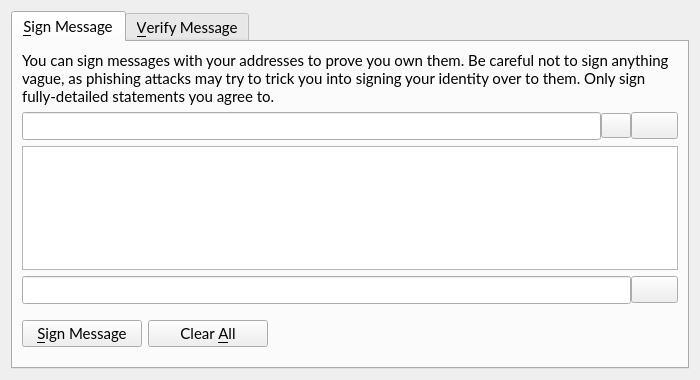
<?xml version="1.0" encoding="UTF-8"?>
<ui version="4.0">
 <class>SignVerifyMessageDialog</class>
 <widget class="QDialog" name="SignVerifyMessageDialog">
  <property name="geometry">
   <rect>
    <x>0</x>
    <y>0</y>
    <width>700</width>
    <height>380</height>
   </rect>
  </property>
  <property name="font">
   <font>
    <family>Lato</family>
    <pointsize>11</pointsize>
   </font>
  </property>
  <property name="windowTitle">
   <string>Signatures - Sign / Verify a Message</string>
  </property>
  <property name="modal">
   <bool>true</bool>
  </property>
  <layout class="QVBoxLayout" name="verticalLayout">
   <item>
    <widget class="QTabWidget" name="tabWidget">
     <property name="font">
      <font>
       <family>Lato</family>
      </font>
     </property>
     <property name="currentIndex">
      <number>0</number>
     </property>
     <widget class="QWidget" name="tabSignMessage">
      <attribute name="title">
       <string>&amp;Sign Message</string>
      </attribute>
      <layout class="QVBoxLayout" name="verticalLayout_SM">
       <item>
        <widget class="QLabel" name="infoLabel_SM">
         <property name="font">
          <font>
           <family>Lato</family>
           <pointsize>11</pointsize>
          </font>
         </property>
         <property name="text">
          <string>You can sign messages with your addresses to prove you own them. Be careful not to sign anything vague, as phishing attacks may try to trick you into signing your identity over to them. Only sign fully-detailed statements you agree to.</string>
         </property>
         <property name="textFormat">
          <enum>Qt::PlainText</enum>
         </property>
         <property name="wordWrap">
          <bool>true</bool>
         </property>
        </widget>
       </item>
       <item>
        <layout class="QHBoxLayout" name="horizontalLayout_1_SM">
         <property name="spacing">
          <number>0</number>
         </property>
         <item>
          <widget class="QValidatedLineEdit" name="addressIn_SM">
           <property name="font">
            <font>
             <pointsize>12</pointsize>
            </font>
           </property>
           <property name="toolTip">
            <string>The address to sign the message with (e.g. VTHZfUg11wEJmSgBLUcmCKGYekuqFcGHQq)</string>
           </property>
           <property name="maxLength">
            <number>34</number>
           </property>
          </widget>
         </item>
         <item>
          <widget class="QPushButton" name="addressBookButton_SM">
           <property name="minimumSize">
            <size>
             <width>25</width>
             <height>25</height>
            </size>
           </property>
           <property name="font">
            <font>
             <family>Lato</family>
             <pointsize>6</pointsize>
            </font>
           </property>
           <property name="toolTip">
            <string>Choose an address from the address book</string>
           </property>
           <property name="styleSheet">
            <string notr="true"/>
           </property>
           <property name="text">
            <string/>
           </property>
           <property name="icon">
            <iconset resource="../bitcoin.qrc">
             <normaloff>:/icons/address-book</normaloff>:/icons/address-book</iconset>
           </property>
           <property name="iconSize">
            <size>
             <width>18</width>
             <height>18</height>
            </size>
           </property>
           <property name="shortcut">
            <string>Alt+A</string>
           </property>
           <property name="autoDefault">
            <bool>false</bool>
           </property>
          </widget>
         </item>
         <item>
          <widget class="QPushButton" name="pasteButton_SM">
           <property name="minimumSize">
            <size>
             <width>25</width>
             <height>25</height>
            </size>
           </property>
           <property name="toolTip">
            <string>Paste address from clipboard</string>
           </property>
           <property name="styleSheet">
            <string notr="true"/>
           </property>
           <property name="text">
            <string/>
           </property>
           <property name="icon">
            <iconset resource="../bitcoin.qrc">
             <normaloff>:/icons/editpaste</normaloff>:/icons/editpaste</iconset>
           </property>
           <property name="iconSize">
            <size>
             <width>12</width>
             <height>12</height>
            </size>
           </property>
           <property name="shortcut">
            <string>Alt+P</string>
           </property>
           <property name="autoDefault">
            <bool>false</bool>
           </property>
          </widget>
         </item>
        </layout>
       </item>
       <item>
        <widget class="QPlainTextEdit" name="messageIn_SM">
         <property name="toolTip">
          <string>Enter the message you want to sign here</string>
         </property>
        </widget>
       </item>
       <item>
        <layout class="QHBoxLayout" name="horizontalLayout_2_SM">
         <property name="spacing">
          <number>0</number>
         </property>
         <item>
          <widget class="QLineEdit" name="signatureOut_SM">
           <property name="font">
            <font>
             <pointsize>12</pointsize>
             <italic>true</italic>
            </font>
           </property>
           <property name="readOnly">
            <bool>true</bool>
           </property>
          </widget>
         </item>
         <item>
          <widget class="QPushButton" name="copySignatureButton_SM">
           <property name="minimumSize">
            <size>
             <width>25</width>
             <height>25</height>
            </size>
           </property>
           <property name="toolTip">
            <string>Copy the current signature to the system clipboard</string>
           </property>
           <property name="styleSheet">
            <string notr="true"/>
           </property>
           <property name="text">
            <string/>
           </property>
           <property name="icon">
            <iconset resource="../bitcoin.qrc">
             <normaloff>:/icons/editcopy</normaloff>:/icons/editcopy</iconset>
           </property>
           <property name="iconSize">
            <size>
             <width>12</width>
             <height>12</height>
            </size>
           </property>
           <property name="autoDefault">
            <bool>false</bool>
           </property>
          </widget>
         </item>
        </layout>
       </item>
       <item>
        <layout class="QHBoxLayout" name="horizontalLayout_3_SM">
         <item>
          <widget class="QPushButton" name="signMessageButton_SM">
           <property name="minimumSize">
            <size>
             <width>120</width>
             <height>25</height>
            </size>
           </property>
           <property name="font">
            <font>
             <pointsize>11</pointsize>
            </font>
           </property>
           <property name="toolTip">
            <string>Sign the message to prove you own this VeriCoin address</string>
           </property>
           <property name="styleSheet">
            <string notr="true"/>
           </property>
           <property name="text">
            <string>&amp;Sign Message</string>
           </property>
           <property name="icon">
            <iconset resource="../bitcoin.qrc">
             <normaloff>:/icons/editButton</normaloff>:/icons/editButton</iconset>
           </property>
           <property name="iconSize">
            <size>
             <width>12</width>
             <height>12</height>
            </size>
           </property>
           <property name="autoDefault">
            <bool>false</bool>
           </property>
          </widget>
         </item>
         <item>
          <widget class="QPushButton" name="clearButton_SM">
           <property name="minimumSize">
            <size>
             <width>120</width>
             <height>25</height>
            </size>
           </property>
           <property name="font">
            <font>
             <pointsize>11</pointsize>
            </font>
           </property>
           <property name="toolTip">
            <string>Reset all sign message fields</string>
           </property>
           <property name="styleSheet">
            <string notr="true"/>
           </property>
           <property name="text">
            <string>Clear &amp;All</string>
           </property>
           <property name="icon">
            <iconset resource="../bitcoin.qrc">
             <normaloff>:/icons/remove</normaloff>:/icons/remove</iconset>
           </property>
           <property name="iconSize">
            <size>
             <width>12</width>
             <height>12</height>
            </size>
           </property>
           <property name="autoDefault">
            <bool>false</bool>
           </property>
          </widget>
         </item>
         <item>
          <spacer name="horizontalSpacer_1_SM">
           <property name="orientation">
            <enum>Qt::Horizontal</enum>
           </property>
           <property name="sizeHint" stdset="0">
            <size>
             <width>40</width>
             <height>48</height>
            </size>
           </property>
          </spacer>
         </item>
         <item>
          <widget class="QLabel" name="statusLabel_SM">
           <property name="font">
            <font>
             <weight>75</weight>
             <bold>true</bold>
            </font>
           </property>
           <property name="text">
            <string/>
           </property>
           <property name="wordWrap">
            <bool>true</bool>
           </property>
          </widget>
         </item>
         <item>
          <spacer name="horizontalSpacer_2_SM">
           <property name="orientation">
            <enum>Qt::Horizontal</enum>
           </property>
           <property name="sizeHint" stdset="0">
            <size>
             <width>40</width>
             <height>48</height>
            </size>
           </property>
          </spacer>
         </item>
        </layout>
       </item>
      </layout>
     </widget>
     <widget class="QWidget" name="tabVerifyMessage">
      <attribute name="title">
       <string>&amp;Verify Message</string>
      </attribute>
      <layout class="QVBoxLayout" name="verticalLayout_VM">
       <item>
        <widget class="QLabel" name="infoLabel_VM">
         <property name="font">
          <font>
           <pointsize>11</pointsize>
          </font>
         </property>
         <property name="text">
          <string>Enter the signing address, message (ensure you copy line breaks, spaces, tabs, etc. exactly) and signature below to verify the message. Be careful not to read more into the signature than what is in the signed message itself, to avoid being tricked by a man-in-the-middle attack.</string>
         </property>
         <property name="textFormat">
          <enum>Qt::PlainText</enum>
         </property>
         <property name="alignment">
          <set>Qt::AlignLeading|Qt::AlignLeft|Qt::AlignTop</set>
         </property>
         <property name="wordWrap">
          <bool>true</bool>
         </property>
        </widget>
       </item>
       <item>
        <layout class="QHBoxLayout" name="horizontalLayout_1_VM">
         <property name="spacing">
          <number>0</number>
         </property>
         <item>
          <widget class="QValidatedLineEdit" name="addressIn_VM">
           <property name="font">
            <font>
             <pointsize>12</pointsize>
            </font>
           </property>
           <property name="toolTip">
            <string>The address the message was signed with (e.g. VTHZfUg11wEJmSgBLUcmCKGYekuqFcGHQq)</string>
           </property>
           <property name="maxLength">
            <number>34</number>
           </property>
          </widget>
         </item>
         <item>
          <widget class="QPushButton" name="addressBookButton_VM">
           <property name="minimumSize">
            <size>
             <width>25</width>
             <height>25</height>
            </size>
           </property>
           <property name="toolTip">
            <string>Choose an address from the address book</string>
           </property>
           <property name="styleSheet">
            <string notr="true">QPushButton { background : #0a3057; border : none; color: #FFFFFF} QPushButton:hover { background : #418BCA; } 
QPushButton:pressed { background : #418BCA; }</string>
           </property>
           <property name="text">
            <string/>
           </property>
           <property name="icon">
            <iconset resource="../bitcoin.qrc">
             <normaloff>:/icons/address-book</normaloff>:/icons/address-book</iconset>
           </property>
           <property name="shortcut">
            <string>Alt+A</string>
           </property>
           <property name="autoDefault">
            <bool>false</bool>
           </property>
          </widget>
         </item>
        </layout>
       </item>
       <item>
        <widget class="QPlainTextEdit" name="messageIn_VM"/>
       </item>
       <item>
        <widget class="QValidatedLineEdit" name="signatureIn_VM">
         <property name="font">
          <font>
           <pointsize>12</pointsize>
          </font>
         </property>
        </widget>
       </item>
       <item>
        <layout class="QHBoxLayout" name="horizontalLayout_2_VM">
         <item>
          <widget class="QPushButton" name="verifyMessageButton_VM">
           <property name="minimumSize">
            <size>
             <width>125</width>
             <height>25</height>
            </size>
           </property>
           <property name="font">
            <font>
             <family>Lato</family>
             <pointsize>11</pointsize>
            </font>
           </property>
           <property name="toolTip">
            <string>Verify the message to ensure it was signed with the specified VeriCoin address</string>
           </property>
           <property name="layoutDirection">
            <enum>Qt::LeftToRight</enum>
           </property>
           <property name="styleSheet">
            <string notr="true">QPushButton { background : #0a3057; border : none; color: #FFFFFF} QPushButton:hover { background : #418BCA; } 
QPushButton:pressed { background : #418BCA; }</string>
           </property>
           <property name="text">
            <string>&amp;Verify Message</string>
           </property>
           <property name="icon">
            <iconset resource="../bitcoin.qrc">
             <normaloff>:/icons/verifyButton</normaloff>:/icons/verifyButton</iconset>
           </property>
           <property name="iconSize">
            <size>
             <width>12</width>
             <height>12</height>
            </size>
           </property>
           <property name="autoDefault">
            <bool>false</bool>
           </property>
          </widget>
         </item>
         <item>
          <widget class="QPushButton" name="clearButton_VM">
           <property name="minimumSize">
            <size>
             <width>125</width>
             <height>25</height>
            </size>
           </property>
           <property name="font">
            <font>
             <family>Lato</family>
             <pointsize>11</pointsize>
            </font>
           </property>
           <property name="toolTip">
            <string>Reset all verify message fields</string>
           </property>
           <property name="styleSheet">
            <string notr="true">QPushButton { background : #0a3057; border : none; color: #FFFFFF} QPushButton:hover { background : #418BCA; } 
QPushButton:pressed { background : #418BCA; }</string>
           </property>
           <property name="text">
            <string>Clear &amp;All</string>
           </property>
           <property name="icon">
            <iconset resource="../bitcoin.qrc">
             <normaloff>:/icons/remove</normaloff>:/icons/remove</iconset>
           </property>
           <property name="iconSize">
            <size>
             <width>12</width>
             <height>12</height>
            </size>
           </property>
           <property name="autoDefault">
            <bool>false</bool>
           </property>
          </widget>
         </item>
         <item>
          <spacer name="horizontalSpacer_1_VM">
           <property name="orientation">
            <enum>Qt::Horizontal</enum>
           </property>
           <property name="sizeHint" stdset="0">
            <size>
             <width>40</width>
             <height>48</height>
            </size>
           </property>
          </spacer>
         </item>
         <item>
          <widget class="QLabel" name="statusLabel_VM">
           <property name="font">
            <font>
             <weight>75</weight>
             <bold>true</bold>
            </font>
           </property>
           <property name="text">
            <string/>
           </property>
           <property name="wordWrap">
            <bool>true</bool>
           </property>
          </widget>
         </item>
         <item>
          <spacer name="horizontalSpacer_2_VM">
           <property name="orientation">
            <enum>Qt::Horizontal</enum>
           </property>
           <property name="sizeHint" stdset="0">
            <size>
             <width>40</width>
             <height>48</height>
            </size>
           </property>
          </spacer>
         </item>
        </layout>
       </item>
      </layout>
     </widget>
    </widget>
   </item>
  </layout>
 </widget>
 <customwidgets>
  <customwidget>
   <class>QValidatedLineEdit</class>
   <extends>QLineEdit</extends>
   <header>qvalidatedlineedit.h</header>
  </customwidget>
 </customwidgets>
 <resources>
  <include location="../bitcoin.qrc"/>
 </resources>
 <connections/>
</ui>
